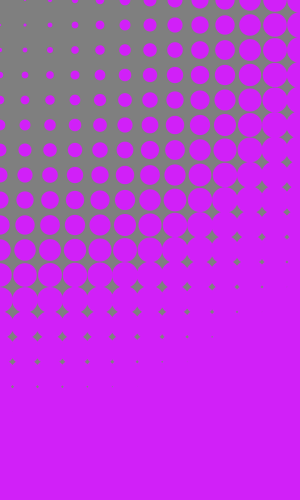
Frame 1 (no input)
Frame 60 (the mouse pressed at the canvas centre just before this capture): identical to frame 1, image omitted
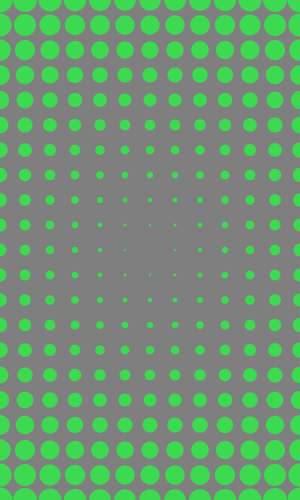
Frame 120 (the mouse held since frame 60 and released just before this capture)

The Processing sketch that drew these frames (run headless with seeded random() and noise(); from frame 60 on, the mouse is pressed at the canvas centre):

// Processing sketch: processing_8384
// ── processing_8384.pde

float maxDistance; 
float gridScale = 25; 
float circleScale = 50.0; 
float colourInc = 0.25; 
 
void setup() 
{ 
  size(300,500); 
  frameRate(30); 
  smooth(); 
  noStroke(); 
  maxDistance = dist(0, 0, width, height); 
} 
 
//set colour values 
float R = random(127, 255); 
float G = random(0, 127); 
float B = random(127, 255); 
 
float newR = R; 
float newG = G; 
float newB = B; 
 
void draw() 
{ 
  //fade to the new colour selected on mouse click 
  if(R != newR) 
  { 
    int diff = int(newR - R); 
    R = R + (diff * colourInc); 
  } 
   
  if(G != newG) 
  { 
    int diff = int(newG - G); 
    G = G + (diff * colourInc); 
  } 
   
  if(B != newB) 
  { 
    int diff = int(newB - B); 
    B = B + (diff * colourInc); 
  } 
   
  //draw the background to clear the screen 
  background(127); 
   
  //draw the grid of circles 
  for (int i = 0; i <= width; i += gridScale) 
  { 
    for (int j = 0; j <= height; j += gridScale) 
    { 
      float mouseDist = dist(mouseX, mouseY, i, j); 
      float diameter = (mouseDist*2 / maxDistance) * (circleScale/2); 
       
      //colour is current RGB values 
      fill(R, G, B); 
      ellipse(i, j, diameter, diameter); 
    } 
  } 
} 
 
//pick a new random color on mouse click 
void mousePressed() 
{ 
  newR = random(0, 255); 
  newG = random(0, 255); 
  newB = random(0, 255); 
}; 
 
